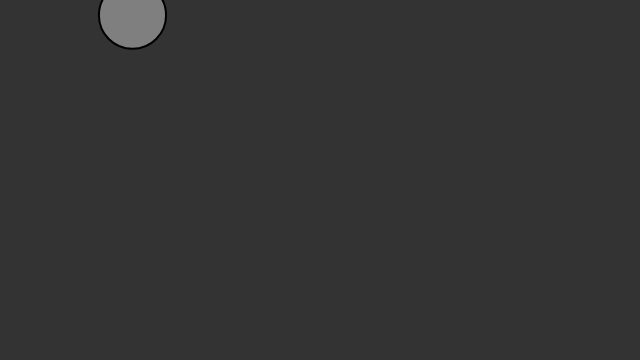
Frame 1 (no input)
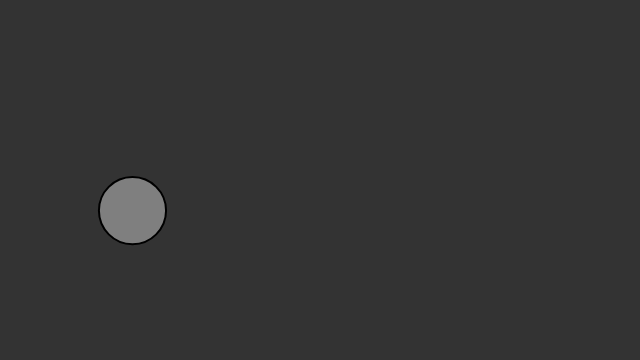
Frame 60 (no input)
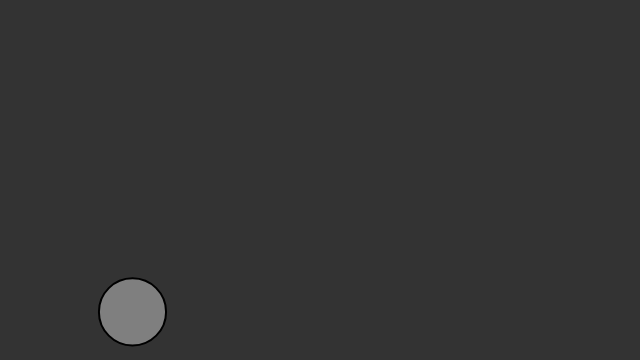
Frame 120 (the mouse pressed at the canvas centre since frame 60)

The p5.js sketch that drew these frames (run headless with seeded random() and noise() and a simulated clock; from frame 60 on, the mouse is pressed at the canvas centre):

// p5.js sketch
// ── sketch.js
let b;


function setup() {
  createCanvas(640, 360);
  b = new Ball();
}

function draw() {
  background(51);

  let gravity = createVector(0,0.3);
  gravity.mult(b.mass)//scaling gravity to each objects mass, creating same acceleration
  b.applyForce(gravity);
  //let wind = createVector(0.2,0);
  //b.applyForce(wind);


if (mouseIsPressed){
    //applying drag
    let drag = b.velocity.copy();
    drag.normalize();
    let coef_d = -0.3;
    let speed = b.velocity.magSq(); //speed squared

    drag.mult(coef_d*speed);
    b.applyForce(drag);

  }

  b.update();
  b.checkEdges();
  b.display();
}

// ── ball.js


class Ball{
  constructor(){
    this.mass = random(1,4.3);
    this.position = createVector(random(width), random(0,20));
    this.velocity = createVector(0,0);
    this.acceleration = createVector(0,0);
    this.topspeed = 7;
  }

  applyForce(f){//Newtons 2nd law
    //a = f/m . create a vector of the quotient
    let force = p5.Vector.div(f,this.mass); //creating a new vector A = f/m
    this.acceleration.add(force); //accumulate the new vector

  }

  update() {
    this.velocity.add(this.acceleration);
    this.position.add(this.velocity);

    //clear acceleration to calculate a new one next frame
    this.acceleration.mult(0);
  }

  display() {
    stroke(0);
    strokeWeight(2);
    fill(127);
    ellipse(this.position.x, this.position.y, this.mass*20, this.mass*20);
  }

  checkEdges() {
    if (this.position.x > width) {
      this.position.x = width;
      this.velocity.x *= -1;
    } else if (this.position.x < 0) {
      this.velocity.x *= -1;
      this.position.x = 0;
    }
    if (this.position.y > height) {
      this.velocity.y *= -1;
      this.position.y = height;
    }
  }


}
